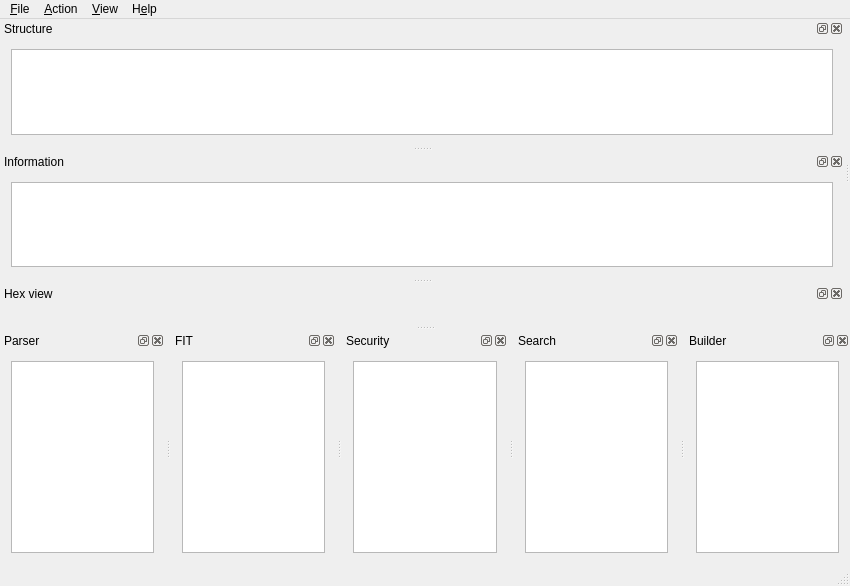
<?xml version="1.0" encoding="UTF-8"?>
<ui version="4.0">
 <class>UEFITool</class>
 <widget class="QMainWindow" name="UEFITool">
  <property name="geometry">
   <rect>
    <x>0</x>
    <y>0</y>
    <width>850</width>
    <height>586</height>
   </rect>
  </property>
  <property name="sizePolicy">
   <sizepolicy hsizetype="Expanding" vsizetype="Expanding">
    <horstretch>0</horstretch>
    <verstretch>0</verstretch>
   </sizepolicy>
  </property>
  <property name="acceptDrops">
   <bool>true</bool>
  </property>
  <property name="windowTitle">
   <string>UEFITool</string>
  </property>
  <widget class="QWidget" name="centralWidget">
   <property name="sizePolicy">
    <sizepolicy hsizetype="Ignored" vsizetype="Ignored">
     <horstretch>0</horstretch>
     <verstretch>0</verstretch>
    </sizepolicy>
   </property>
   <property name="minimumSize">
    <size>
     <width>0</width>
     <height>0</height>
    </size>
   </property>
   <property name="maximumSize">
    <size>
     <width>0</width>
     <height>16777215</height>
    </size>
   </property>
   <property name="focusPolicy">
    <enum>Qt::FocusPolicy::NoFocus</enum>
   </property>
  </widget>
  <widget class="QDockWidget" name="structureTreeDock">
   <property name="floating">
    <bool>false</bool>
   </property>
   <property name="features">
    <set>QDockWidget::DockWidgetFeature::DockWidgetClosable|QDockWidget::DockWidgetFeature::DockWidgetFloatable|QDockWidget::DockWidgetFeature::DockWidgetMovable</set>
   </property>
   <property name="allowedAreas">
    <set>Qt::DockWidgetArea::LeftDockWidgetArea|Qt::DockWidgetArea::RightDockWidgetArea|Qt::DockWidgetArea::TopDockWidgetArea</set>
   </property>
   <property name="windowTitle">
    <string>Structure</string>
   </property>
   <attribute name="dockWidgetArea">
    <number>1</number>
   </attribute>
   <widget class="QWidget" name="structureTreeWidgetContents">
    <layout class="QVBoxLayout" name="verticalLayout">
     <item>
      <widget class="QTreeView" name="structureTreeView">
       <property name="sizePolicy">
        <sizepolicy hsizetype="Expanding" vsizetype="Expanding">
         <horstretch>0</horstretch>
         <verstretch>0</verstretch>
        </sizepolicy>
       </property>
       <property name="indentation">
        <number>10</number>
       </property>
       <property name="headerHidden">
        <bool>false</bool>
       </property>
       <attribute name="headerCascadingSectionResizes">
        <bool>true</bool>
       </attribute>
       <attribute name="headerDefaultSectionSize">
        <number>200</number>
       </attribute>
       <attribute name="headerStretchLastSection">
        <bool>true</bool>
       </attribute>
      </widget>
     </item>
    </layout>
   </widget>
  </widget>
  <widget class="QDockWidget" name="infoDock">
   <property name="features">
    <set>QDockWidget::DockWidgetFeature::DockWidgetClosable|QDockWidget::DockWidgetFeature::DockWidgetFloatable|QDockWidget::DockWidgetFeature::DockWidgetMovable</set>
   </property>
   <property name="allowedAreas">
    <set>Qt::DockWidgetArea::AllDockWidgetAreas</set>
   </property>
   <property name="windowTitle">
    <string>Information</string>
   </property>
   <attribute name="dockWidgetArea">
    <number>1</number>
   </attribute>
   <widget class="QWidget" name="infoWidgetContents">
    <layout class="QVBoxLayout" name="verticalLayout_2">
     <item>
      <widget class="QPlainTextEdit" name="infoEdit">
       <property name="acceptDrops">
        <bool>false</bool>
       </property>
       <property name="undoRedoEnabled">
        <bool>false</bool>
       </property>
       <property name="readOnly">
        <bool>true</bool>
       </property>
      </widget>
     </item>
    </layout>
   </widget>
  </widget>
  <widget class="QDockWidget" name="parserMessagesDock">
   <property name="features">
    <set>QDockWidget::DockWidgetFeature::DockWidgetClosable|QDockWidget::DockWidgetFeature::DockWidgetFloatable|QDockWidget::DockWidgetFeature::DockWidgetMovable</set>
   </property>
   <property name="allowedAreas">
    <set>Qt::DockWidgetArea::AllDockWidgetAreas</set>
   </property>
   <property name="windowTitle">
    <string>Parser</string>
   </property>
   <attribute name="dockWidgetArea">
    <number>8</number>
   </attribute>
   <widget class="QWidget" name="parserMessagesWidgetContents">
    <layout class="QVBoxLayout" name="verticalLayout_3">
     <item>
      <widget class="QListWidget" name="parserMessagesListWidget">
       <property name="mouseTracking">
        <bool>true</bool>
       </property>
      </widget>
     </item>
    </layout>
   </widget>
  </widget>
  <widget class="QDockWidget" name="fitDock">
   <property name="features">
    <set>QDockWidget::DockWidgetFeature::DockWidgetClosable|QDockWidget::DockWidgetFeature::DockWidgetFloatable|QDockWidget::DockWidgetFeature::DockWidgetMovable</set>
   </property>
   <property name="allowedAreas">
    <set>Qt::DockWidgetArea::AllDockWidgetAreas</set>
   </property>
   <property name="windowTitle">
    <string>FIT</string>
   </property>
   <attribute name="dockWidgetArea">
    <number>8</number>
   </attribute>
   <widget class="QWidget" name="fitWidgetContents">
    <layout class="QVBoxLayout" name="verticalLayout_4">
     <item>
      <widget class="QTableWidget" name="fitTableWidget"/>
     </item>
    </layout>
   </widget>
  </widget>
  <widget class="QDockWidget" name="securityDock">
   <property name="features">
    <set>QDockWidget::DockWidgetFeature::DockWidgetClosable|QDockWidget::DockWidgetFeature::DockWidgetFloatable|QDockWidget::DockWidgetFeature::DockWidgetMovable</set>
   </property>
   <property name="allowedAreas">
    <set>Qt::DockWidgetArea::AllDockWidgetAreas</set>
   </property>
   <property name="windowTitle">
    <string>Security</string>
   </property>
   <attribute name="dockWidgetArea">
    <number>8</number>
   </attribute>
   <widget class="QWidget" name="securityWidgetContents">
    <layout class="QVBoxLayout" name="verticalLayout_5">
     <item>
      <widget class="QPlainTextEdit" name="securityEdit">
       <property name="acceptDrops">
        <bool>false</bool>
       </property>
       <property name="undoRedoEnabled">
        <bool>false</bool>
       </property>
       <property name="readOnly">
        <bool>true</bool>
       </property>
      </widget>
     </item>
    </layout>
   </widget>
  </widget>
  <widget class="QDockWidget" name="finderMessagesDock">
   <property name="features">
    <set>QDockWidget::DockWidgetFeature::DockWidgetClosable|QDockWidget::DockWidgetFeature::DockWidgetFloatable|QDockWidget::DockWidgetFeature::DockWidgetMovable</set>
   </property>
   <property name="allowedAreas">
    <set>Qt::DockWidgetArea::AllDockWidgetAreas</set>
   </property>
   <property name="windowTitle">
    <string>Search</string>
   </property>
   <attribute name="dockWidgetArea">
    <number>8</number>
   </attribute>
   <widget class="QWidget" name="finderMessagesWidgetContents">
    <layout class="QVBoxLayout" name="verticalLayout_6">
     <item>
      <widget class="QListWidget" name="finderMessagesListWidget">
       <property name="mouseTracking">
        <bool>true</bool>
       </property>
      </widget>
     </item>
    </layout>
   </widget>
  </widget>
  <widget class="QDockWidget" name="builderMessagesDock">
   <property name="features">
    <set>QDockWidget::DockWidgetFeature::DockWidgetClosable|QDockWidget::DockWidgetFeature::DockWidgetFloatable|QDockWidget::DockWidgetFeature::DockWidgetMovable</set>
   </property>
   <property name="allowedAreas">
    <set>Qt::DockWidgetArea::BottomDockWidgetArea</set>
   </property>
   <property name="windowTitle">
    <string>Builder</string>
   </property>
   <attribute name="dockWidgetArea">
    <number>8</number>
   </attribute>
   <widget class="QWidget" name="builderMessagesWidgetContents">
    <layout class="QVBoxLayout" name="verticalLayout_7">
     <item>
      <widget class="QListWidget" name="builderMessagesListWidget">
       <property name="mouseTracking">
        <bool>true</bool>
       </property>
      </widget>
     </item>
    </layout>
   </widget>
  </widget>
  <widget class="QDockWidget" name="hexViewDock">
   <property name="windowTitle">
    <string>Hex view</string>
   </property>
   <attribute name="dockWidgetArea">
    <number>1</number>
   </attribute>
   <widget class="QWidget" name="hexViewWidgetContents">
    <layout class="QVBoxLayout" name="verticalLayout_8"/>
   </widget>
  </widget>
  <widget class="QStatusBar" name="statusBar"/>
  <widget class="QMenuBar" name="menuBar">
   <property name="geometry">
    <rect>
     <x>0</x>
     <y>0</y>
     <width>850</width>
     <height>24</height>
    </rect>
   </property>
   <widget class="QMenu" name="menuFile">
    <property name="title">
     <string>&amp;File</string>
    </property>
    <addaction name="actionOpenImageFile"/>
    <addaction name="actionOpenImageFileInNewWindow"/>
    <addaction name="actionSaveImageFile"/>
    <addaction name="separator"/>
    <addaction name="actionGenerateReport"/>
    <addaction name="separator"/>
    <addaction name="actionLoadGuidDatabase"/>
    <addaction name="actionLoadDefaultGuidDatabase"/>
    <addaction name="actionUnloadGuidDatabase"/>
    <addaction name="actionExportDiscoveredGuids"/>
    <addaction name="separator"/>
    <addaction name="actionClearRecentlyOpenedFilesList"/>
    <addaction name="separator"/>
    <addaction name="actionQuit"/>
   </widget>
   <widget class="QMenu" name="menuHelp">
    <property name="title">
     <string>H&amp;elp</string>
    </property>
    <addaction name="actionAbout"/>
    <addaction name="actionAboutQt"/>
   </widget>
   <widget class="QMenu" name="menuAction">
    <property name="title">
     <string>&amp;Action</string>
    </property>
    <widget class="QMenu" name="menuHashActions">
     <property name="title">
      <string>&amp;Hash</string>
     </property>
     <addaction name="actionHashCrc32"/>
     <addaction name="separator"/>
     <addaction name="actionHashSha1"/>
     <addaction name="separator"/>
     <addaction name="actionHashSha256"/>
     <addaction name="actionHashSha384"/>
     <addaction name="actionHashSha512"/>
     <addaction name="separator"/>
     <addaction name="actionHashSm3"/>
    </widget>
    <widget class="QMenu" name="menuHashBodyActions">
     <property name="title">
      <string>Hash &amp;body</string>
     </property>
     <addaction name="actionBodyHashCrc32"/>
     <addaction name="separator"/>
     <addaction name="actionBodyHashSha1"/>
     <addaction name="separator"/>
     <addaction name="actionBodyHashSha256"/>
     <addaction name="actionBodyHashSha384"/>
     <addaction name="actionBodyHashSha512"/>
     <addaction name="separator"/>
     <addaction name="actionBodyHashSm3"/>
    </widget>
    <widget class="QMenu" name="menuHashUncompressedActions">
     <property name="title">
      <string>Hash &amp;uncompressed</string>
     </property>
     <addaction name="actionUncompressedHashCrc32"/>
     <addaction name="separator"/>
     <addaction name="actionUncompressedHashSha1"/>
     <addaction name="separator"/>
     <addaction name="actionUncompressedHashSha256"/>
     <addaction name="actionUncompressedHashSha384"/>
     <addaction name="actionUncompressedHashSha512"/>
     <addaction name="separator"/>
     <addaction name="actionUncompressedHashSm3"/>
    </widget>
    <widget class="QMenu" name="menuCapsuleActions">
     <property name="title">
      <string>&amp;Capsule</string>
     </property>
     <addaction name="actionHexView"/>
     <addaction name="actionBodyHexView"/>
     <addaction name="actionUncompressedHexView"/>
     <addaction name="separator"/>
     <addaction name="menuHashActions"/>
     <addaction name="menuHashBodyActions"/>
     <addaction name="menuHashUncompressedActions"/>
     <addaction name="separator"/>
     <addaction name="actionExtract"/>
     <addaction name="actionExtractBody"/>
    </widget>
    <widget class="QMenu" name="menuImageActions">
     <property name="title">
      <string>&amp;Image</string>
     </property>
     <addaction name="actionHexView"/>
     <addaction name="separator"/>
     <addaction name="menuHashActions"/>
     <addaction name="separator"/>
     <addaction name="actionExtract"/>
    </widget>
    <widget class="QMenu" name="menuRegionActions">
     <property name="title">
      <string>&amp;Region</string>
     </property>
     <addaction name="actionHexView"/>
     <addaction name="separator"/>
     <addaction name="menuHashActions"/>
     <addaction name="separator"/>
     <addaction name="actionExtract"/>
     <addaction name="separator"/>
     <addaction name="actionRebuild"/>
     <addaction name="separator"/>
     <addaction name="actionReplace"/>
    </widget>
    <widget class="QMenu" name="menuPaddingActions">
     <property name="title">
      <string>&amp;Padding</string>
     </property>
     <addaction name="actionHexView"/>
     <addaction name="separator"/>
     <addaction name="menuHashActions"/>
     <addaction name="separator"/>
     <addaction name="actionExtract"/>
    </widget>
    <widget class="QMenu" name="menuVolumeActions">
     <property name="title">
      <string>&amp;Volume</string>
     </property>
     <addaction name="actionHexView"/>
     <addaction name="actionBodyHexView"/>
     <addaction name="actionUncompressedHexView"/>
     <addaction name="separator"/>
     <addaction name="menuHashActions"/>
     <addaction name="menuHashBodyActions"/>
     <addaction name="menuHashUncompressedActions"/>
     <addaction name="separator"/>
     <addaction name="actionExtract"/>
     <addaction name="actionExtractBody"/>
     <addaction name="separator"/>
     <addaction name="actionRebuild"/>
     <addaction name="separator"/>
     <addaction name="actionInsertInto"/>
     <addaction name="separator"/>
     <addaction name="actionReplace"/>
     <addaction name="actionReplaceBody"/>
    </widget>
    <widget class="QMenu" name="menuFileActions">
     <property name="title">
      <string>&amp;File</string>
     </property>
     <addaction name="actionHexView"/>
     <addaction name="actionBodyHexView"/>
     <addaction name="actionUncompressedHexView"/>
     <addaction name="separator"/>
     <addaction name="menuHashActions"/>
     <addaction name="menuHashBodyActions"/>
     <addaction name="menuHashUncompressedActions"/>
     <addaction name="separator"/>
     <addaction name="actionExtract"/>
     <addaction name="actionExtractBody"/>
     <addaction name="separator"/>
     <addaction name="actionRebuild"/>
     <addaction name="separator"/>
     <addaction name="actionInsertInto"/>
     <addaction name="actionInsertBefore"/>
     <addaction name="actionInsertAfter"/>
     <addaction name="separator"/>
     <addaction name="actionReplace"/>
     <addaction name="actionReplaceBody"/>
     <addaction name="separator"/>
     <addaction name="actionRemove"/>
    </widget>
    <widget class="QMenu" name="menuSectionActions">
     <property name="title">
      <string>&amp;Section</string>
     </property>
     <addaction name="actionHexView"/>
     <addaction name="actionBodyHexView"/>
     <addaction name="actionUncompressedHexView"/>
     <addaction name="separator"/>
     <addaction name="menuHashActions"/>
     <addaction name="menuHashBodyActions"/>
     <addaction name="menuHashUncompressedActions"/>
     <addaction name="separator"/>
     <addaction name="actionExtract"/>
     <addaction name="actionExtractBody"/>
     <addaction name="actionExtractUncompressed"/>
     <addaction name="separator"/>
     <addaction name="actionRebuild"/>
     <addaction name="separator"/>
     <addaction name="actionInsertInto"/>
     <addaction name="actionInsertBefore"/>
     <addaction name="actionInsertAfter"/>
     <addaction name="separator"/>
     <addaction name="actionReplace"/>
     <addaction name="actionReplaceBody"/>
     <addaction name="separator"/>
     <addaction name="actionRemove"/>
    </widget>
    <widget class="QMenu" name="menuMessageActions">
     <property name="enabled">
      <bool>false</bool>
     </property>
     <property name="title">
      <string>&amp;Messages</string>
     </property>
     <addaction name="actionMessagesCopy"/>
     <addaction name="actionMessagesCopyAll"/>
     <addaction name="separator"/>
     <addaction name="actionMessagesClear"/>
    </widget>
    <widget class="QMenu" name="menuEntryActions">
     <property name="title">
      <string>&amp;Entry</string>
     </property>
     <addaction name="actionHexView"/>
     <addaction name="actionBodyHexView"/>
     <addaction name="actionUncompressedHexView"/>
     <addaction name="separator"/>
     <addaction name="menuHashActions"/>
     <addaction name="menuHashBodyActions"/>
     <addaction name="menuHashUncompressedActions"/>
     <addaction name="separator"/>
     <addaction name="actionGoToData"/>
     <addaction name="separator"/>
     <addaction name="actionExtract"/>
     <addaction name="actionExtractBody"/>
     <addaction name="separator"/>
     <addaction name="actionInsertBefore"/>
     <addaction name="actionInsertAfter"/>
     <addaction name="separator"/>
     <addaction name="actionRebuild"/>
     <addaction name="separator"/>
     <addaction name="actionReplace"/>
     <addaction name="actionReplaceBody"/>
     <addaction name="separator"/>
     <addaction name="actionRemove"/>
    </widget>
    <widget class="QMenu" name="menuStoreActions">
     <property name="title">
      <string>S&amp;tore</string>
     </property>
     <addaction name="actionHexView"/>
     <addaction name="actionBodyHexView"/>
     <addaction name="actionUncompressedHexView"/>
     <addaction name="separator"/>
     <addaction name="menuHashActions"/>
     <addaction name="menuHashBodyActions"/>
     <addaction name="menuHashUncompressedActions"/>
     <addaction name="separator"/>
     <addaction name="actionExtract"/>
     <addaction name="actionExtractBody"/>
     <addaction name="separator"/>
     <addaction name="actionInsertInto"/>
     <addaction name="actionInsertBefore"/>
     <addaction name="actionInsertAfter"/>
     <addaction name="separator"/>
     <addaction name="actionRebuild"/>
     <addaction name="separator"/>
     <addaction name="actionReplace"/>
     <addaction name="actionReplaceBody"/>
    </widget>
    <addaction name="actionGoToBase"/>
    <addaction name="actionGoToAddress"/>
    <addaction name="separator"/>
    <addaction name="actionSearch"/>
    <addaction name="separator"/>
    <addaction name="menuCapsuleActions"/>
    <addaction name="menuImageActions"/>
    <addaction name="menuRegionActions"/>
    <addaction name="menuPaddingActions"/>
    <addaction name="menuVolumeActions"/>
    <addaction name="menuFileActions"/>
    <addaction name="menuSectionActions"/>
    <addaction name="separator"/>
    <addaction name="menuStoreActions"/>
    <addaction name="menuEntryActions"/>
    <addaction name="separator"/>
    <addaction name="menuMessageActions"/>
   </widget>
   <widget class="QMenu" name="menuView">
    <property name="title">
     <string>&amp;View</string>
    </property>
    <addaction name="actionToggleBootGuardMarking"/>
    <addaction name="separator"/>
    <addaction name="actionResetDocks"/>
    <addaction name="separator"/>
    <addaction name="actionCopyItemName"/>
    <addaction name="separator"/>
    <addaction name="actionExpandItemRecursively"/>
    <addaction name="actionCollapseItemRecursively"/>
    <addaction name="separator"/>
   </widget>
   <addaction name="menuFile"/>
   <addaction name="menuAction"/>
   <addaction name="menuView"/>
   <addaction name="menuHelp"/>
  </widget>
  <action name="actionInsertAfter">
   <property name="enabled">
    <bool>false</bool>
   </property>
   <property name="text">
    <string>Insert &amp;after...</string>
   </property>
   <property name="shortcut">
    <string>Ctrl+Shift+I</string>
   </property>
  </action>
  <action name="actionInsertBefore">
   <property name="enabled">
    <bool>false</bool>
   </property>
   <property name="text">
    <string>Insert b&amp;efore...</string>
   </property>
   <property name="shortcut">
    <string>Ctrl+Alt+I</string>
   </property>
  </action>
  <action name="actionReplace">
   <property name="enabled">
    <bool>false</bool>
   </property>
   <property name="text">
    <string>Rep&amp;lace as is...</string>
   </property>
   <property name="shortcut">
    <string>Ctrl+R</string>
   </property>
  </action>
  <action name="actionExtract">
   <property name="enabled">
    <bool>false</bool>
   </property>
   <property name="text">
    <string>E&amp;xtract as is...</string>
   </property>
   <property name="shortcut">
    <string>Ctrl+E</string>
   </property>
  </action>
  <action name="actionExtractBody">
   <property name="enabled">
    <bool>false</bool>
   </property>
   <property name="text">
    <string>Extract &amp;body...</string>
   </property>
   <property name="shortcut">
    <string>Ctrl+Shift+E</string>
   </property>
  </action>
  <action name="actionRemove">
   <property name="enabled">
    <bool>false</bool>
   </property>
   <property name="text">
    <string>Re&amp;move</string>
   </property>
   <property name="shortcut">
    <string>Ctrl+Del</string>
   </property>
  </action>
  <action name="actionOpenImageFile">
   <property name="text">
    <string>&amp;Open image file...</string>
   </property>
   <property name="shortcut">
    <string>Ctrl+O</string>
   </property>
  </action>
  <action name="actionInsertInto">
   <property name="enabled">
    <bool>false</bool>
   </property>
   <property name="text">
    <string>Insert &amp;into...</string>
   </property>
   <property name="shortcut">
    <string>Ctrl+I</string>
   </property>
  </action>
  <action name="actionSaveImageFile">
   <property name="enabled">
    <bool>false</bool>
   </property>
   <property name="text">
    <string>&amp;Save image file...</string>
   </property>
   <property name="shortcut">
    <string>Ctrl+S</string>
   </property>
  </action>
  <action name="actionRebuild">
   <property name="enabled">
    <bool>false</bool>
   </property>
   <property name="text">
    <string>&amp;Rebuild</string>
   </property>
   <property name="shortcut">
    <string>Ctrl+Space</string>
   </property>
  </action>
  <action name="actionAbout">
   <property name="text">
    <string>&amp;About UEFITool</string>
   </property>
   <property name="shortcut">
    <string>F1</string>
   </property>
   <property name="menuRole">
    <enum>QAction::AboutRole</enum>
   </property>
  </action>
  <action name="actionAboutQt">
   <property name="text">
    <string>About &amp;Qt</string>
   </property>
   <property name="shortcut">
    <string>Shift+F1</string>
   </property>
   <property name="menuRole">
    <enum>QAction::AboutQtRole</enum>
   </property>
  </action>
  <action name="actionQuit">
   <property name="text">
    <string>&amp;Quit</string>
   </property>
   <property name="shortcut">
    <string>Alt+X</string>
   </property>
   <property name="menuRole">
    <enum>QAction::QuitRole</enum>
   </property>
  </action>
  <action name="actionSearch">
   <property name="enabled">
    <bool>false</bool>
   </property>
   <property name="text">
    <string>Searc&amp;h...</string>
   </property>
   <property name="shortcut">
    <string>Ctrl+F</string>
   </property>
  </action>
  <action name="actionMessagesClear">
   <property name="enabled">
    <bool>false</bool>
   </property>
   <property name="text">
    <string>Clea&amp;r</string>
   </property>
   <property name="shortcut">
    <string>Ctrl+Backspace</string>
   </property>
  </action>
  <action name="actionReplaceBody">
   <property name="enabled">
    <bool>false</bool>
   </property>
   <property name="text">
    <string>Replace b&amp;ody...</string>
   </property>
   <property name="shortcut">
    <string>Ctrl+Shift+R</string>
   </property>
  </action>
  <action name="actionMessagesCopy">
   <property name="enabled">
    <bool>false</bool>
   </property>
   <property name="text">
    <string>&amp;Copy</string>
   </property>
   <property name="shortcut">
    <string>Ctrl+Shift+C</string>
   </property>
  </action>
  <action name="actionMessagesCopyAll">
   <property name="enabled">
    <bool>false</bool>
   </property>
   <property name="text">
    <string>Copy &amp;all</string>
   </property>
   <property name="shortcut">
    <string>Ctrl+Alt+C</string>
   </property>
  </action>
  <action name="actionOpenImageFileInNewWindow">
   <property name="text">
    <string>O&amp;pen image file in new window...</string>
   </property>
   <property name="shortcut">
    <string>Ctrl+Shift+O</string>
   </property>
  </action>
  <action name="actionExtractUncompressed">
   <property name="enabled">
    <bool>false</bool>
   </property>
   <property name="text">
    <string>Extract &amp;uncompressed...</string>
   </property>
   <property name="shortcut">
    <string>Ctrl+Alt+E</string>
   </property>
  </action>
  <action name="actionGoToData">
   <property name="enabled">
    <bool>false</bool>
   </property>
   <property name="text">
    <string>Go &amp;to data</string>
   </property>
   <property name="shortcut">
    <string>Ctrl+T</string>
   </property>
  </action>
  <action name="actionHexView">
   <property name="enabled">
    <bool>false</bool>
   </property>
   <property name="text">
    <string>Hex &amp;view...</string>
   </property>
   <property name="shortcut">
    <string>Ctrl+D</string>
   </property>
  </action>
  <action name="actionGoToBase">
   <property name="enabled">
    <bool>false</bool>
   </property>
   <property name="text">
    <string>Select item at &amp;base...</string>
   </property>
   <property name="shortcut">
    <string>Ctrl+G</string>
   </property>
  </action>
  <action name="actionBodyHexView">
   <property name="enabled">
    <bool>false</bool>
   </property>
   <property name="text">
    <string>Body hex vie&amp;w...</string>
   </property>
   <property name="shortcut">
    <string>Ctrl+Shift+D</string>
   </property>
  </action>
  <action name="actionUncompressedHexView">
   <property name="enabled">
    <bool>false</bool>
   </property>
   <property name="text">
    <string>Un&amp;compressed hex view...</string>
   </property>
   <property name="shortcut">
    <string>Ctrl+Alt+D</string>
   </property>
  </action>
  <action name="actionLoadGuidDatabase">
   <property name="text">
    <string>Load &amp;GUID database...</string>
   </property>
   <property name="shortcut">
    <string>Ctrl+Alt+G</string>
   </property>
  </action>
  <action name="actionGoToAddress">
   <property name="enabled">
    <bool>false</bool>
   </property>
   <property name="text">
    <string>Select item at &amp;address...</string>
   </property>
   <property name="shortcut">
    <string>Ctrl+Shift+G</string>
   </property>
  </action>
  <action name="actionToggleBootGuardMarking">
   <property name="checkable">
    <bool>true</bool>
   </property>
   <property name="checked">
    <bool>true</bool>
   </property>
   <property name="text">
    <string>BootGuard &amp;markings</string>
   </property>
   <property name="shortcut">
    <string>Ctrl+Shift+B</string>
   </property>
  </action>
  <action name="actionGenerateReport">
   <property name="enabled">
    <bool>false</bool>
   </property>
   <property name="text">
    <string>Generate &amp;report...</string>
   </property>
   <property name="shortcut">
    <string>Ctrl+Alt+R</string>
   </property>
  </action>
  <action name="actionUnloadGuidDatabase">
   <property name="text">
    <string>&amp;Unload GUID database</string>
   </property>
   <property name="shortcut">
    <string>Ctrl+Alt+U</string>
   </property>
  </action>
  <action name="actionLoadDefaultGuidDatabase">
   <property name="text">
    <string>Load de&amp;fault GUID database</string>
   </property>
   <property name="shortcut">
    <string>Ctrl+Alt+F</string>
   </property>
  </action>
  <action name="actionExportDiscoveredGuids">
   <property name="enabled">
    <bool>false</bool>
   </property>
   <property name="text">
    <string>Export disc&amp;overed GUIDs...</string>
   </property>
   <property name="shortcut">
    <string>Ctrl+Alt+O</string>
   </property>
  </action>
  <action name="actionCopyItemName">
   <property name="enabled">
    <bool>false</bool>
   </property>
   <property name="text">
    <string>&amp;Copy item name</string>
   </property>
   <property name="shortcut">
    <string>Ctrl+Shift+T</string>
   </property>
  </action>
  <action name="actionExpandItemRecursively">
   <property name="enabled">
    <bool>false</bool>
   </property>
   <property name="text">
    <string>E&amp;xpand item recursively</string>
   </property>
   <property name="shortcut">
    <string>Ctrl+[</string>
   </property>
  </action>
  <action name="actionCollapseItemRecursively">
   <property name="enabled">
    <bool>false</bool>
   </property>
   <property name="text">
    <string>C&amp;ollapse item recursively</string>
   </property>
   <property name="shortcut">
    <string>Ctrl+]</string>
   </property>
  </action>
  <action name="actionClearRecentlyOpenedFilesList">
   <property name="enabled">
    <bool>false</bool>
   </property>
   <property name="text">
    <string>&amp;Clear recently opened files list</string>
   </property>
   <property name="shortcut">
    <string>Ctrl+Shift+Backspace</string>
   </property>
  </action>
  <action name="actionUncompressedHashCrc32">
   <property name="enabled">
    <bool>false</bool>
   </property>
   <property name="text">
    <string>CRC32</string>
   </property>
  </action>
  <action name="actionUncompressedHashSha256">
   <property name="enabled">
    <bool>false</bool>
   </property>
   <property name="text">
    <string>SHA2-256</string>
   </property>
  </action>
  <action name="actionUncompressedHashSha384">
   <property name="enabled">
    <bool>false</bool>
   </property>
   <property name="text">
    <string>SHA2-384</string>
   </property>
  </action>
  <action name="actionUncompressedHashSha512">
   <property name="enabled">
    <bool>false</bool>
   </property>
   <property name="text">
    <string>SHA2-512</string>
   </property>
  </action>
  <action name="actionUncompressedHashSha1">
   <property name="enabled">
    <bool>false</bool>
   </property>
   <property name="text">
    <string>SHA1</string>
   </property>
  </action>
  <action name="actionUncompressedHashSm3">
   <property name="enabled">
    <bool>false</bool>
   </property>
   <property name="text">
    <string>SM3</string>
   </property>
  </action>
  <action name="actionBodyHashCrc32">
   <property name="enabled">
    <bool>false</bool>
   </property>
   <property name="text">
    <string>CRC32</string>
   </property>
  </action>
  <action name="actionBodyHashSha256">
   <property name="enabled">
    <bool>false</bool>
   </property>
   <property name="text">
    <string>SHA2-256</string>
   </property>
  </action>
  <action name="actionBodyHashSha384">
   <property name="enabled">
    <bool>false</bool>
   </property>
   <property name="text">
    <string>SHA2-384</string>
   </property>
  </action>
  <action name="actionBodyHashSha512">
   <property name="enabled">
    <bool>false</bool>
   </property>
   <property name="text">
    <string>SHA2-512</string>
   </property>
  </action>
  <action name="actionBodyHashSha1">
   <property name="enabled">
    <bool>false</bool>
   </property>
   <property name="text">
    <string>SHA1</string>
   </property>
  </action>
  <action name="actionBodyHashSm3">
   <property name="enabled">
    <bool>false</bool>
   </property>
   <property name="text">
    <string>SM3</string>
   </property>
  </action>
  <action name="actionHashCrc32">
   <property name="enabled">
    <bool>false</bool>
   </property>
   <property name="text">
    <string>CRC32</string>
   </property>
  </action>
  <action name="actionHashSha256">
   <property name="enabled">
    <bool>false</bool>
   </property>
   <property name="text">
    <string>SHA2-256</string>
   </property>
  </action>
  <action name="actionHashSha384">
   <property name="enabled">
    <bool>false</bool>
   </property>
   <property name="text">
    <string>SHA2-384</string>
   </property>
  </action>
  <action name="actionHashSha512">
   <property name="enabled">
    <bool>false</bool>
   </property>
   <property name="text">
    <string>SHA2-512</string>
   </property>
  </action>
  <action name="actionHashSha1">
   <property name="enabled">
    <bool>false</bool>
   </property>
   <property name="text">
    <string>SHA1</string>
   </property>
  </action>
  <action name="actionHashSm3">
   <property name="enabled">
    <bool>false</bool>
   </property>
   <property name="text">
    <string>SM3</string>
   </property>
  </action>
  <action name="actionResetDocks">
   <property name="text">
    <string>&amp;Reset docks layout</string>
   </property>
   <property name="shortcut">
    <string>Ctrl+Shift+L</string>
   </property>
  </action>
 </widget>
 <layoutdefault spacing="6" margin="11"/>
 <resources/>
 <connections/>
</ui>
